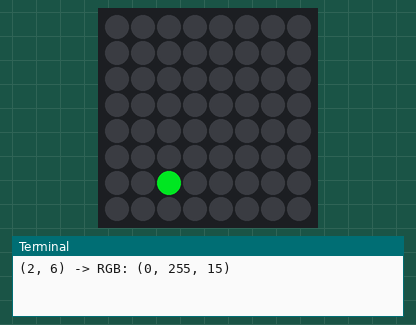
Simulated run of this program. Board: Raspberry Pi (BCM pin numbers) with a Sense HAT. On the bench: the Sense HAT's 8×8 RGB LED matrix, the last lines printed to the terminal. Dim RGB values are drawn brighter than linear; random numbers come from a fixed seed. At 17.9 s the program stops and its outputs stay as they are.

Above: at 0.07 s.
At 0.77 s:
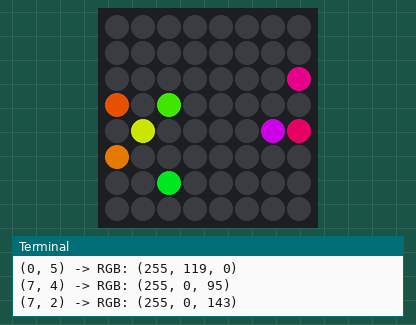
At 1.58 s:
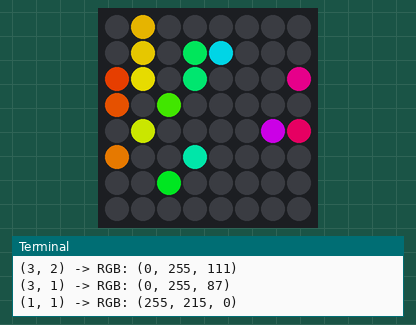
At 6.4 s:
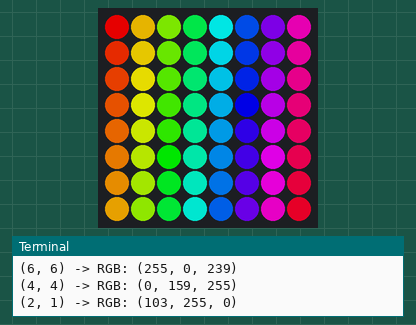
At 12.0 s:
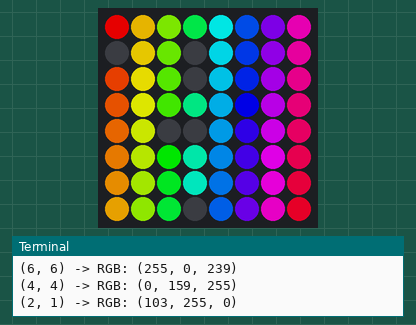
At 17.71 s:
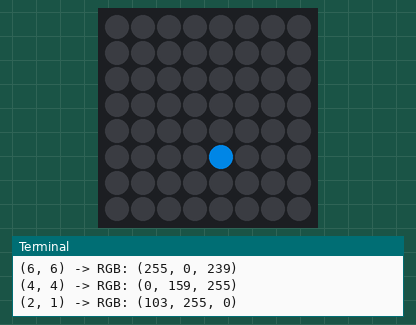

The program:

rainbow4.py
```python
#!/usr/bin/env python3
# ========================================================================
# rainbow4.py
#
# Description: Randomly display a matrix of rainbow colors, and randomly
#              clear the colors.
#
# Author: Jim Ing
# Date: 2024-08-15
# ========================================================================

import colorsys
import random
import time
from config import sense

sense.clear()

# Create a list of all positions
positions = [(x, y) for x in range(8) for y in range(8)]

# Shuffle the positions to randomize the order
random.shuffle(positions)

# List to keep track of lit pixels
lit_pixels = []

# Set pixels in random order and record the lit pixels
for x, y in positions:
    # Calculate the hue based on the position (x, y)
    hue = (x * 8 + y) / 64.0 # Range from 0 to 1

    # Convert HSV to RGB
    r, g, b = colorsys.hsv_to_rgb(hue, 1.0, 1.0) # Full saturation and value

    # Convert RGB values to 0-255 range
    r = int(r * 255)
    g = int(g * 255)
    b = int(b * 255)

    # Print the coordinates and RGB values
    print(f"({x}, {y}) -> RGB: ({r}, {g}, {b})")
    sense.set_pixel(x, y, r, g, b)

    # Add the position to the list of lit pixels
    lit_pixels.append((x, y))

    # Add a delay
    time.sleep(0.1)

# Add a delay before starting to unlight the pixels
time.sleep(5)

# Shuffle the list of lit pixels to randomize the order of unlighting
random.shuffle(lit_pixels)

# Unlight the pixels in the randomized order
for x, y in lit_pixels:
    sense.set_pixel(x, y, 0, 0, 0) # Set the pixel to black (off)

    # Add a delay
    time.sleep(0.1)
```

config.py
```python
#!/usr/bin/env python3
# ========================================================================
# config.py
#
# Description: Global configuration.
#
# Author: Jim Ing
# Date: 2024-08-29
# ========================================================================

from sense_hat import SenseHat
#from sense_hat import SenseHat, ACTION_PRESSED, ACTION_HELD, ACTION_RELEASED

sense = SenseHat()

sense.rotation = 0
sense.low_light = True
```
